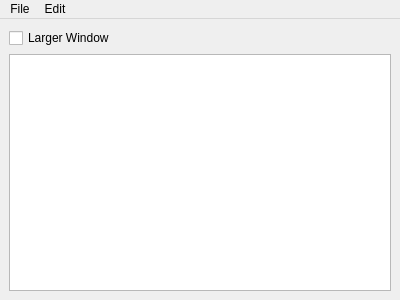
<?xml version="1.0" encoding="UTF-8"?>
<ui version="4.0">
 <class>MainWindow</class>
 <widget class="QMainWindow" name="MainWindow">
  <property name="geometry">
   <rect>
    <x>0</x>
    <y>0</y>
    <width>400</width>
    <height>300</height>
   </rect>
  </property>
  <property name="windowTitle">
   <string>Simple Editor</string>
  </property>
  <widget class="QWidget" name="centralwidget">
   <layout class="QGridLayout" name="gridLayout">
    <item row="0" column="0">
     <layout class="QVBoxLayout" name="verticalLayout">
      <item>
       <widget class="QCheckBox" name="checkBox">
        <property name="text">
         <string>Larger Window</string>
        </property>
       </widget>
      </item>
      <item>
       <widget class="QTextEdit" name="textEdit"/>
      </item>
     </layout>
    </item>
   </layout>
  </widget>
  <widget class="QMenuBar" name="menubar">
   <property name="geometry">
    <rect>
     <x>0</x>
     <y>0</y>
     <width>400</width>
     <height>26</height>
    </rect>
   </property>
   <widget class="QMenu" name="menuFile">
    <property name="title">
     <string>File</string>
    </property>
    <addaction name="actionOpen"/>
    <addaction name="actionSave"/>
    <addaction name="actionQuit"/>
   </widget>
   <widget class="QMenu" name="menuEdit">
    <property name="title">
     <string>Edit</string>
    </property>
    <addaction name="actionFont"/>
    <addaction name="actionColor"/>
   </widget>
   <addaction name="menuFile"/>
   <addaction name="menuEdit"/>
  </widget>
  <action name="actionOpen">
   <property name="text">
    <string>Open</string>
   </property>
  </action>
  <action name="actionSave">
   <property name="text">
    <string>Save</string>
   </property>
   <property name="toolTip">
    <string>Save</string>
   </property>
  </action>
  <action name="actionQuit">
   <property name="text">
    <string>Quit</string>
   </property>
  </action>
  <action name="actionFont">
   <property name="text">
    <string>Font</string>
   </property>
  </action>
  <action name="actionColor">
   <property name="text">
    <string>Color</string>
   </property>
  </action>
 </widget>
 <resources/>
 <connections/>
</ui>
